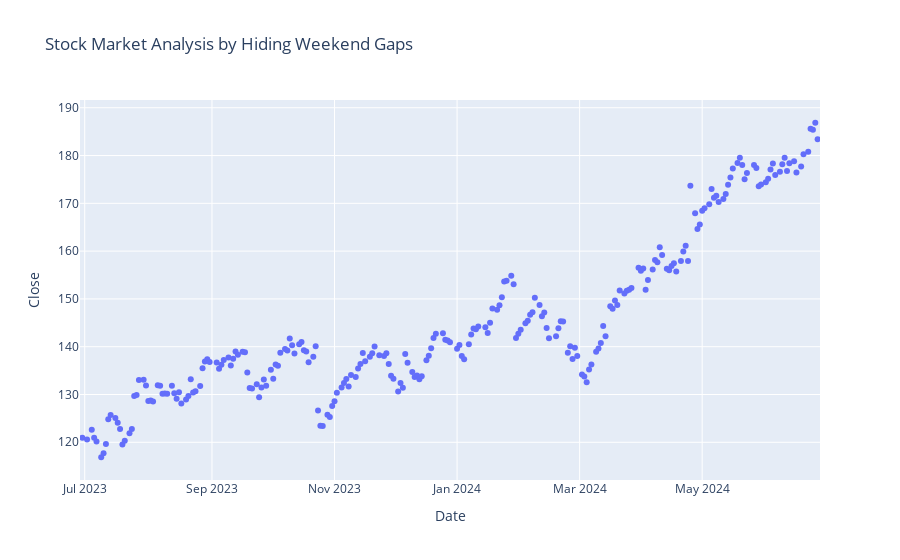

The cell this chart's notebook holds for it:
### Code cell
figure = px.scatter(data,x='Date',y="Close",range_x=['2023-06-29', '2024-06-29'],
                 title="Stock Market Analysis by Hiding Weekend Gaps")
figure.update_xaxes(
    rangebreaks=[
        dict(bounds=['sat',"sun"])
    ]
)
figure.show()

### Figure 1 — Plotly figure (JSON) as saved in the notebook; plotly's stock layout.template omitted (floating-point values rounded to 4 significant figures; data arrays with more than 128 entries replaced by an {"elided": "..."} marker saying what was removed)
{"data": [{"hovertemplate": "Date=%{x}<br>Close=%{y}<extra></extra>", "legendgroup": "", "marker": {"color": "#636efa", "symbol": "circle"}, "mode": "markers", "name": "", "orientation": "v", "showlegend": false, "type": "scatter", "x": {"elided": "251 str values"}, "xaxis": "x", "y": {"elided": "251 float values"}, "yaxis": "y"}], "layout": {"legend": {"tracegroupgap": 0}, "title": {"text": "Stock Market Analysis by Hiding Weekend Gaps"}, "xaxis": {"anchor": "y", "domain": [0, 1], "range": ["2023-06-29", "2024-06-29"], "rangebreaks": [{"bounds": ["sat", "sun"]}], "title": {"text": "Date"}}, "yaxis": {"anchor": "x", "domain": [0, 1], "title": {"text": "Close"}}}}
